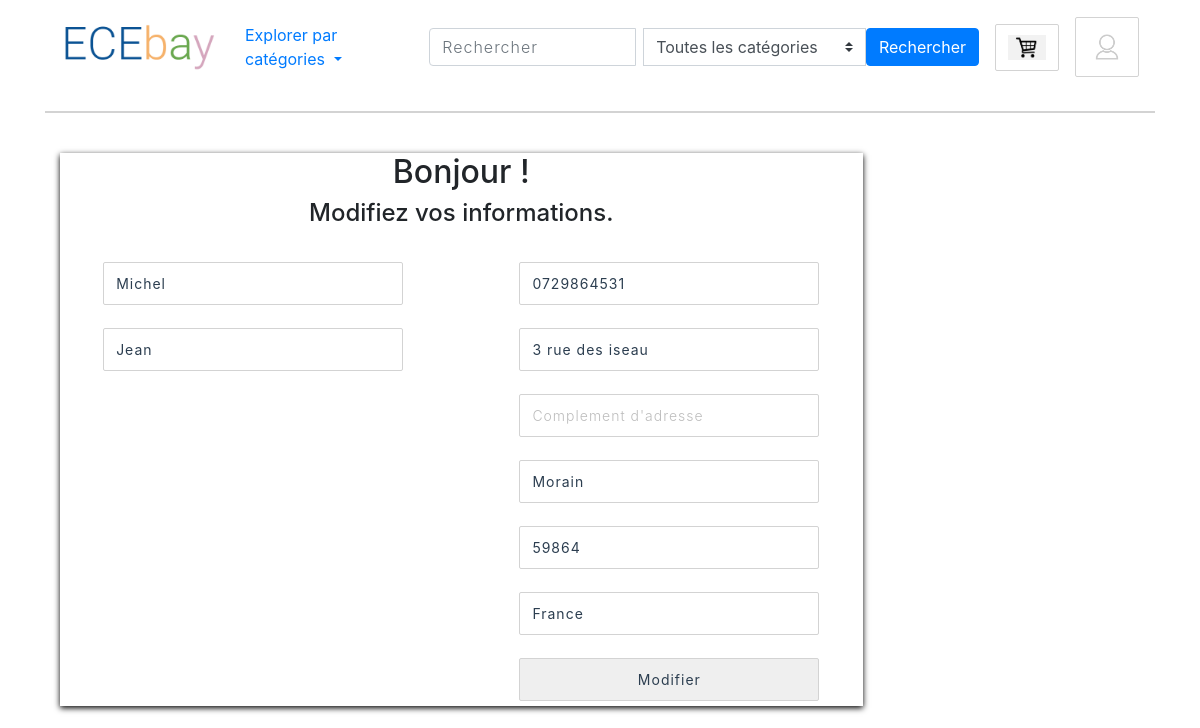
Page /Acheteur/modifierDeb.php (signed in) on the committed database.
### tables this page shows
CREATE TABLE IF NOT EXISTS `acheteurs` (
  `ID` int(11) NOT NULL AUTO_INCREMENT,
  `Email` tinytext NOT NULL,
  `Password` tinytext NOT NULL,
  `Nom` tinytext NOT NULL,
  `Prenom` tinytext NOT NULL,
  `ID_Adresse` int(11) NOT NULL,
  `ID_Solde` int(11) NOT NULL,
  `Photo` tinytext NOT NULL,
  `Telephone` tinytext NOT NULL,
  PRIMARY KEY (`ID`),
  UNIQUE KEY `ID_Adresse` (`ID_Adresse`),
  UNIQUE KEY `ID_Solde` (`ID_Solde`)
);

CREATE TABLE IF NOT EXISTS `adresses` (
  `ID` int(11) NOT NULL AUTO_INCREMENT,
  `Nom` tinytext NOT NULL,
  `Adresse_ligne_1` text NOT NULL,
  `Adresse_ligne_2` text NOT NULL,
  `Ville` tinytext NOT NULL,
  `Code_postale` tinytext NOT NULL,
  `Pays` tinytext NOT NULL,
  `Telephone` tinytext NOT NULL,
  PRIMARY KEY (`ID`)
);

### Acheteur/modifierDeb.php (the view, shortened to what this page needs)
<!DOCTYPE html>
<html>
    <head>
        <link rel="stylesheet" type="text/css" href="style2.css">
        <link rel="stylesheet"href="https://stackpath.bootstrapcdn.com/bootstrap/4.1.3/css/bootstrap.min.css">
    </head>
    <body>
    <div class="container ">
        <?php include "../header.php" ?>
        <div class=" col-lg-9 center-block" style=float:none;>
        <div class="creercompte ">
            <h2 style="text-align: center;">Bonjour ! </h2>
            <h4 style="text-align: center;">Modifiez vos informations.</h4><br>
            <?php
            $db_handle = mysqli_connect('localhost', 'root', '');
                    $ID_Acheteur=(isset($_SESSION["UserID"])?$_SESSION["UserID"]:"");
        $query="SELECT * FROM acheteurs WHERE ID=".$ID_Acheteur.";" ;
        $result = mysqli_query($db_handle, $query);
        $row = $result->fetch_assoc();
        $nom=$row["Nom"];
        $prenom=$row["Prenom"];
        $tel=$row["Telephone"];
        $query="SELECT * FROM adresses WHERE ID=".$row["ID_Adresse"].";" ;
        $result = mysqli_query($db_handle, $query);
        $row = $result->fetch_assoc();
        $ad1=$row["Adresse_ligne_1"];
        $ad2=$row["Adresse_ligne_2"];
        $ville=$row["Ville"];
        $pays=$row["Pays"];
        $cp=$row["Code_postale"];
            ?>
        <form method="post" action="modifier.php">
            <div class="row">
                <div class="col-lg-6 col-xs-6 col-md-6" >
                    <div class="form-group">
                        <input type="text"  placeholder="Prénom *" value ="<?php echo $prenom;?>" name="prenom" />
                    </div>
                    <div class="form-group">
                        <input type="text"  placeholder="Nom *" name="nom" value ="<?php echo $nom;?>"/>
                    </div>
                </div>
                <div class="col-lg-6 col-xs-6 col-md-6">
                    <div class="form-group">
                        <input type="tel"  placeholder="Numéro de téléphone *"  value ="<?php echo $tel;?>" name="tel" />
                    </div>
                    <div class="form-group">
                        <input type="text" placeholder="Adresse *" value ="<?php echo $ad1;?>" name="adresse"><br>
                    </div>
                    <div class="form-group">
                        <input type="text" placeholder="Complement d'adresse"  value ="<?php echo $ad2;?>" name="cpadresse"><br>
                    </div>
                    <div class="form-group">
                        <input type="text" placeholder="Ville *" value ="<?php echo $ville;?>" name="ville"><br>
                    </div>
                    <div class="form-group">
                        <input type="number" placeholder="Code Postal *" value ="<?php echo $cp;?>" name="cp"><br>
                    </div>
                    <div class="form-group">
                        <input type="text" placeholder="Pays *"  value ="<?php echo $pays;?>" name="pays"><br>
                    </div>
                    <input type="submit"   value="Modifier" name="bouton1"/>
                </div>
            </div>
        </form>
        </div>
        </div>
    </div>
    </body>
</html>

### CreerCompte/style2.css (style rules this page uses)
.creercompte { text-align : center; box-shadow: 0px 2px 6px 0px #000000; margin-top: 5%; }
.creercompte input { padding: 10px 12px 10px 12px; width: 300px; border: 1px solid lightgrey; border-radius: 2px; margin-bottom: 5px; margin-top: 2px; box-sizing: border-box; color: #2C3E50; font-size: 14px; letter-spacing: 1px; }
input { padding: 10px 12px 10px 12px; border: 1px solid lightgrey; border-radius: 2px; margin-bottom: 5px; margin-top: 2px; width: 50%; box-sizing: border-box; color: #2C3E50; font-size: 14px; letter-spacing: 1px }
::placeholder { color: #BDBDBD; opacity: 1; font-weight: 300 }

### rows in the picture
acheteurs: prenom "Michel", nom "Jean", tel "0729864531"
adresses: adresse "3 rue des iseau", ville "Morain", cp "59864", pays "France"
